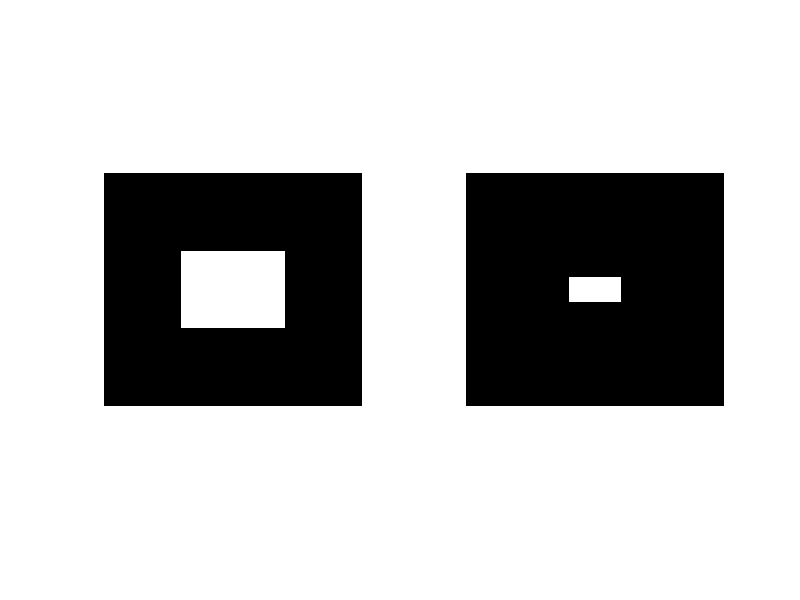

Here is the MATLAB script that generated this plot:
%Erosion
BW1 = zeros(9,10);
BW1(4:6,4:7)=1;
SE = strel('square',3);
%SE = strel('disk',3);
BW2 = imerode(BW1,SE);

subplot(1,2,1);imshow(BW1);hold on;
subplot(1,2,2);imshow(BW2);
